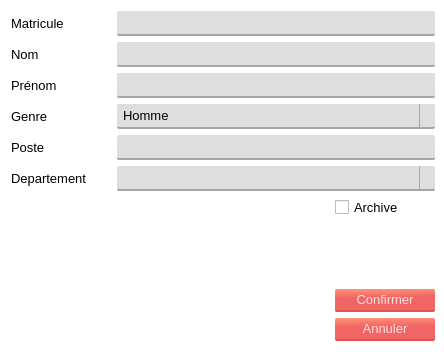
<?xml version="1.0" encoding="UTF-8"?>
<ui version="4.0">
 <class>Dialog</class>
 <widget class="QDialog" name="Dialog">
  <property name="windowModality">
   <enum>Qt::ApplicationModal</enum>
  </property>
  <property name="geometry">
   <rect>
    <x>0</x>
    <y>0</y>
    <width>444</width>
    <height>352</height>
   </rect>
  </property>
  <property name="windowTitle">
   <string>Dialog</string>
  </property>
  <property name="styleSheet">
   <string notr="true">*{
	font: 10pt;
}
#Dialog{
	
	background-color: rgb(255, 255, 255);
	font: 10pt;
}

.QPushButton{
	border-radius: 2;
	background-color: qlineargradient(spread:pad, x1:0.548, y1:1, x2:0.469455, y2:0, stop:0.627119 rgba(242, 101, 101, 255), stop:1 rgba(255, 146, 117, 255));
	border-bottom: 2px solid;
	border-bottom-color:rgb(221, 83, 83);
	padding: 3px 16px;
	color:rgb(255, 221, 221);	
	font: 10pt;
}
.QPushButton:pressed{
	background-color: rgb(220, 91, 91);
	border-bottom-color: rgb(194, 73, 73);
}

.QLineEdit, .QTextEdit{
	border-radius: 2;
	border-bottom: 2px solid rgb(166, 166, 166);
	font: 10pt;
	padding: 3px 6px;
	
	background-color:rgb(222, 222, 222);
}

.QComboBox{
	border-radius: 2;
	background-color:rgb(222, 222, 222);
	border: none;
	padding: 3px 6px;
	border-bottom: 2px solid rgb(166, 166, 166);
}
.QComboBox::drop-down{
	 subcontrol-origin: padding;
    subcontrol-position: top right;
	
	border-left-width: 1px;
    border-left-color: darkgray;
    border-left-style: solid;
}
QComboBox:!editable:on, QComboBox::drop-down:editable:on {
    background: qlineargradient(x1: 0, y1: 0, x2: 0, y2: 1,
                                stop: 0 #D3D3D3, stop: 0.4 #D8D8D8,
                                stop: 0.5 #DDDDDD, stop: 1.0 #E1E1E1);
}</string>
  </property>
  <property name="modal">
   <bool>true</bool>
  </property>
  <layout class="QGridLayout" name="gridLayout">
   <property name="rightMargin">
    <number>9</number>
   </property>
   <property name="spacing">
    <number>6</number>
   </property>
   <item row="4" column="1">
    <widget class="QPushButton" name="pushButton_2">
     <property name="maximumSize">
      <size>
       <width>100</width>
       <height>16777215</height>
      </size>
     </property>
     <property name="text">
      <string>Annuler</string>
     </property>
    </widget>
   </item>
   <item row="0" column="0" colspan="2">
    <layout class="QFormLayout" name="formLayout">
     <property name="horizontalSpacing">
      <number>6</number>
     </property>
     <property name="verticalSpacing">
      <number>6</number>
     </property>
     <item row="0" column="0">
      <widget class="QLabel" name="label">
       <property name="minimumSize">
        <size>
         <width>100</width>
         <height>0</height>
        </size>
       </property>
       <property name="text">
        <string>Matricule</string>
       </property>
       <property name="textInteractionFlags">
        <set>Qt::LinksAccessibleByKeyboard|Qt::LinksAccessibleByMouse</set>
       </property>
      </widget>
     </item>
     <item row="0" column="1">
      <widget class="QLineEdit" name="mat">
       <property name="enabled">
        <bool>false</bool>
       </property>
       <property name="whatsThis">
        <string>Matricule</string>
       </property>
       <property name="frame">
        <bool>true</bool>
       </property>
       <property name="dragEnabled">
        <bool>false</bool>
       </property>
       <property name="clearButtonEnabled">
        <bool>false</bool>
       </property>
      </widget>
     </item>
     <item row="1" column="0">
      <widget class="QLabel" name="label_2">
       <property name="minimumSize">
        <size>
         <width>100</width>
         <height>0</height>
        </size>
       </property>
       <property name="text">
        <string>Nom</string>
       </property>
      </widget>
     </item>
     <item row="1" column="1">
      <widget class="QLineEdit" name="nom">
       <property name="clearButtonEnabled">
        <bool>true</bool>
       </property>
      </widget>
     </item>
     <item row="2" column="0">
      <widget class="QLabel" name="label_3">
       <property name="minimumSize">
        <size>
         <width>100</width>
         <height>0</height>
        </size>
       </property>
       <property name="text">
        <string>Prénom</string>
       </property>
      </widget>
     </item>
     <item row="2" column="1">
      <widget class="QLineEdit" name="prenom">
       <property name="clearButtonEnabled">
        <bool>true</bool>
       </property>
      </widget>
     </item>
     <item row="3" column="0">
      <widget class="QLabel" name="label_5">
       <property name="minimumSize">
        <size>
         <width>100</width>
         <height>0</height>
        </size>
       </property>
       <property name="text">
        <string>Genre</string>
       </property>
      </widget>
     </item>
     <item row="3" column="1">
      <widget class="QComboBox" name="combo_genre">
       <item>
        <property name="text">
         <string>Homme</string>
        </property>
       </item>
       <item>
        <property name="text">
         <string>Femme</string>
        </property>
       </item>
      </widget>
     </item>
     <item row="4" column="0">
      <widget class="QLabel" name="label_6">
       <property name="minimumSize">
        <size>
         <width>100</width>
         <height>0</height>
        </size>
       </property>
       <property name="text">
        <string>Poste</string>
       </property>
      </widget>
     </item>
     <item row="4" column="1">
      <widget class="QLineEdit" name="poste">
       <property name="clearButtonEnabled">
        <bool>true</bool>
       </property>
      </widget>
     </item>
     <item row="5" column="0">
      <widget class="QLabel" name="label_7">
       <property name="minimumSize">
        <size>
         <width>100</width>
         <height>0</height>
        </size>
       </property>
       <property name="text">
        <string>Departement</string>
       </property>
      </widget>
     </item>
     <item row="5" column="1">
      <widget class="QComboBox" name="combo_dep"/>
     </item>
    </layout>
   </item>
   <item row="3" column="1">
    <widget class="QPushButton" name="confirmer_button">
     <property name="maximumSize">
      <size>
       <width>100</width>
       <height>16777215</height>
      </size>
     </property>
     <property name="text">
      <string>Confirmer</string>
     </property>
    </widget>
   </item>
   <item row="1" column="1">
    <widget class="QCheckBox" name="archive_checkbox">
     <property name="minimumSize">
      <size>
       <width>5</width>
       <height>0</height>
      </size>
     </property>
     <property name="maximumSize">
      <size>
       <width>100</width>
       <height>16777215</height>
      </size>
     </property>
     <property name="layoutDirection">
      <enum>Qt::LeftToRight</enum>
     </property>
     <property name="text">
      <string>Archive</string>
     </property>
     <property name="iconSize">
      <size>
       <width>16</width>
       <height>16</height>
      </size>
     </property>
     <property name="checked">
      <bool>false</bool>
     </property>
     <property name="tristate">
      <bool>false</bool>
     </property>
    </widget>
   </item>
   <item row="2" column="1">
    <spacer name="verticalSpacer">
     <property name="orientation">
      <enum>Qt::Vertical</enum>
     </property>
     <property name="sizeHint" stdset="0">
      <size>
       <width>20</width>
       <height>40</height>
      </size>
     </property>
    </spacer>
   </item>
  </layout>
 </widget>
 <resources/>
 <connections>
  <connection>
   <sender>pushButton_2</sender>
   <signal>clicked()</signal>
   <receiver>Dialog</receiver>
   <slot>close()</slot>
   <hints>
    <hint type="sourcelabel">
     <x>303</x>
     <y>227</y>
    </hint>
    <hint type="destinationlabel">
     <x>85</x>
     <y>219</y>
    </hint>
   </hints>
  </connection>
 </connections>
</ui>
